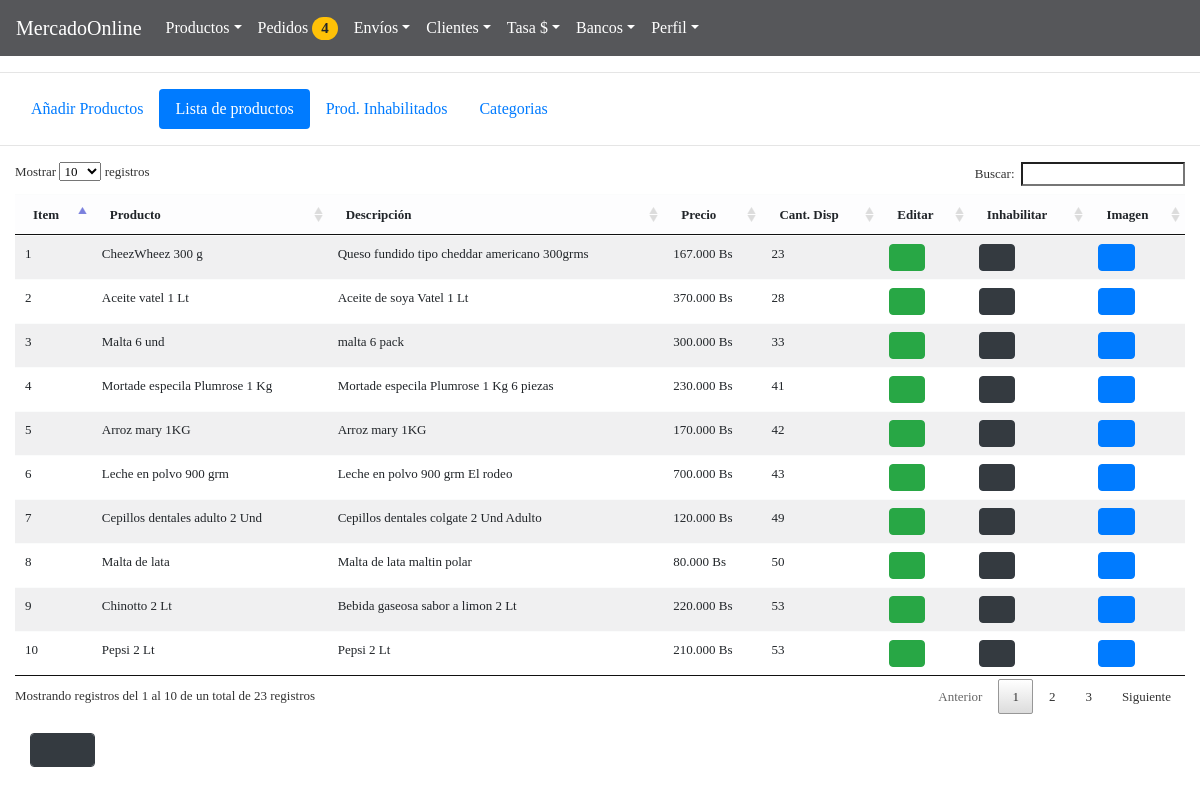
The page /BackAdmin/index.php?action=productList (signed in) on the database its author committed.
### tables this page shows
CREATE TABLE `productos` (
  `id` int(11) NOT NULL,
  `title` text NOT NULL,
  `description` text NOT NULL,
  `price` decimal(11,2) NOT NULL,
  `cant` int(11) NOT NULL,
  `route` text NOT NULL,
  `enable` int(11) NOT NULL
);

### BackAdmin/models/connection.php (called while the page is built)
<?php
class connection{
	 public static function connect(){
	 	$link = new PDO("mysql:host=localhost;dbname=mercadoonline","root","");
	 	return $link;
	 }
}

### BackAdmin/models/productModel.php (called while the page is built, shortened)
<?php
require_once "connection.php";
 class productsModel{
 			public static function viewsProductsModel($table){
 			$stmt = connection::connect()->prepare("SELECT id,title, description, price, cant, route,enable FROM $table WHERE enable = 0 ORDER BY cant ASC");
		 	$stmt -> execute();
		 	return $stmt->fetchAll();
 			  }
 }

### BackAdmin/controllers/controllerPage.php (called while the page is built)
<?php
class page{
 public static function template(){
 			include "views/template.php";
 		}
 public static function pageConnectController(){
if (isset( $_GET["action"])) {
	 	$controllerPage = $_GET["action"];
}
else{
	$controllerPage ="index";
}
 	$answer = pageModel::pageConnectModel($controllerPage);
 	include $answer;
 }
}

### BackAdmin/controllers/productController.php (the view, shortened to what this page needs)
<?php
class productsController{
	 public static function viewsProductsController(){
	 		$answer = productsModel::viewsProductsModel("productos");
	 		foreach ($answer as $row =>$item) {
	 				$row = $row + 1;
	 				if ($item["cant"]<=10) {
	 					$alert = "style=background:#FC754D";
	 				}elseif ($item["cant"]<=20 and $item["cant"] >10) {
	 					$alert = "style=background:#FFC9B9";
	 				}
	 				else{
	 							$alert = "";
	 				}
	 echo '<tr>
	 			<td '.$alert.'>'.$row.'</td>
				<td '.$alert.'>'.$item["title"].'</td>
				<td '.$alert.'>'.$item["description"].'</td>
				<td '.$alert.'>'.number_format($item["price"], 0, ",", ".").' Bs</td>
				<td '.$alert.'>'.$item["cant"].'</td>
				<td '.$alert.'><a href="#edit'.$row.'"  data-toggle="modal">
				<button class="btn btn-success fa fa-pencil"></button></a>
				<div class="modal fade" id="edit'.$row.'" tabindex="-1" role="dialog" aria-labelledby="myModalLabel" ariahidden="true">
				<input type="text" class="form-control" value="'.$row.'" readonly>
				<input type="text" class="form-control" value="'.$item["id"].'" name="updateProductId" readonly>
				<input type="text" class="form-control" value="'.$item["title"].'" name="updateProductTitle">
				<input type="text" class="form-control" value="'.$item["description"].'" name="updateProductDescription">
				<input type="text" class="form-control" value="'.$item["price"].'" name="updateProductPrice">
				<input type="number" class="form-control" value="'.$item["cant"].'" name="updateProductCant">
				<input  style= "display:none"  type= "text" class="form-control" value="'.$item["route"].'" readonly name="productRoute">
				<input style= "display:none" type="text" class="form-control" value="'.$item["enable"].'" readonly name="productEnable">
				</td>
 				<form method="post" enctype="multipart/form-data">
				<td '.$alert.'><a href="#enable'.$row.'"  data-toggle="modal">
				<button class="btn btn-dark fa fa-eye"></button></a>
				<div class="modal fade" id="enable'.$row.'" tabindex="-1" role="dialog" aria-labelledby="myModalLabel" ariahidden="true">
				<input type="text" class="form-control" value="'.$item["id"].'" name="enableProductId" style="display:none">
				</td>
				</Form>
				<td '.$alert.'><a href="#image'.$row.'"  data-toggle="modal">
				<button class="btn btn-primary fa fa-image"></button></a>
				<div class="modal fade" id="image'.$row.'" tabindex="-1" role="dialog" aria-labelledby="myModalLabel" ariahidden="true">
				<img class="img-size"  style="width:250px"  src="views/img/'.substr($item["route"],10).'">
				</td>
				</tr>
				';
				}
	 }
}
?>

### BackAdmin/views/css/style.css (style rules this page uses)
* { margin: 0; padding: 0; list-style: none; text-decoration: none; font-family:"Pavanam-Regular"; }
body { text-align: center; margin: 0%; }

### rows shown on the page
productos: title "CheezWheez 300 g", description "Queso fundido tipo cheddar americano 300grms", price "167.000", cant "23"
productos: title "Aceite vatel 1 Lt", description "Aceite de soya Vatel 1 Lt", price "370.000", cant "28"
productos: title "Malta 6 und", description "malta 6 pack", price "300.000", cant "33"
productos: title "Mortade especila Plumrose 1 Kg", description "Mortade especila Plumrose 1 Kg 6 piezas", price "230.000", cant "41"
productos: title "Arroz mary 1KG", description "Arroz mary 1KG", price "170.000", cant "42"
productos: title "Leche en polvo 900 grm", description "Leche en polvo 900 grm El rodeo", price "700.000", cant "43"
productos: title "Cepillos dentales adulto 2 Und", description "Cepillos dentales colgate 2 Und Adulto", price "120.000", cant "49"
productos: title "Malta de lata", description "Malta de lata maltin polar", price "80.000", cant "50"
productos: title "Chinotto 2 Lt", description "Bebida gaseosa sabor a limon 2 Lt", price "220.000", cant "53"
productos: title "Pepsi 2 Lt", description "Pepsi 2 Lt", price "210.000", cant "53"

### other values the page prints
$answer["id"] "4"
